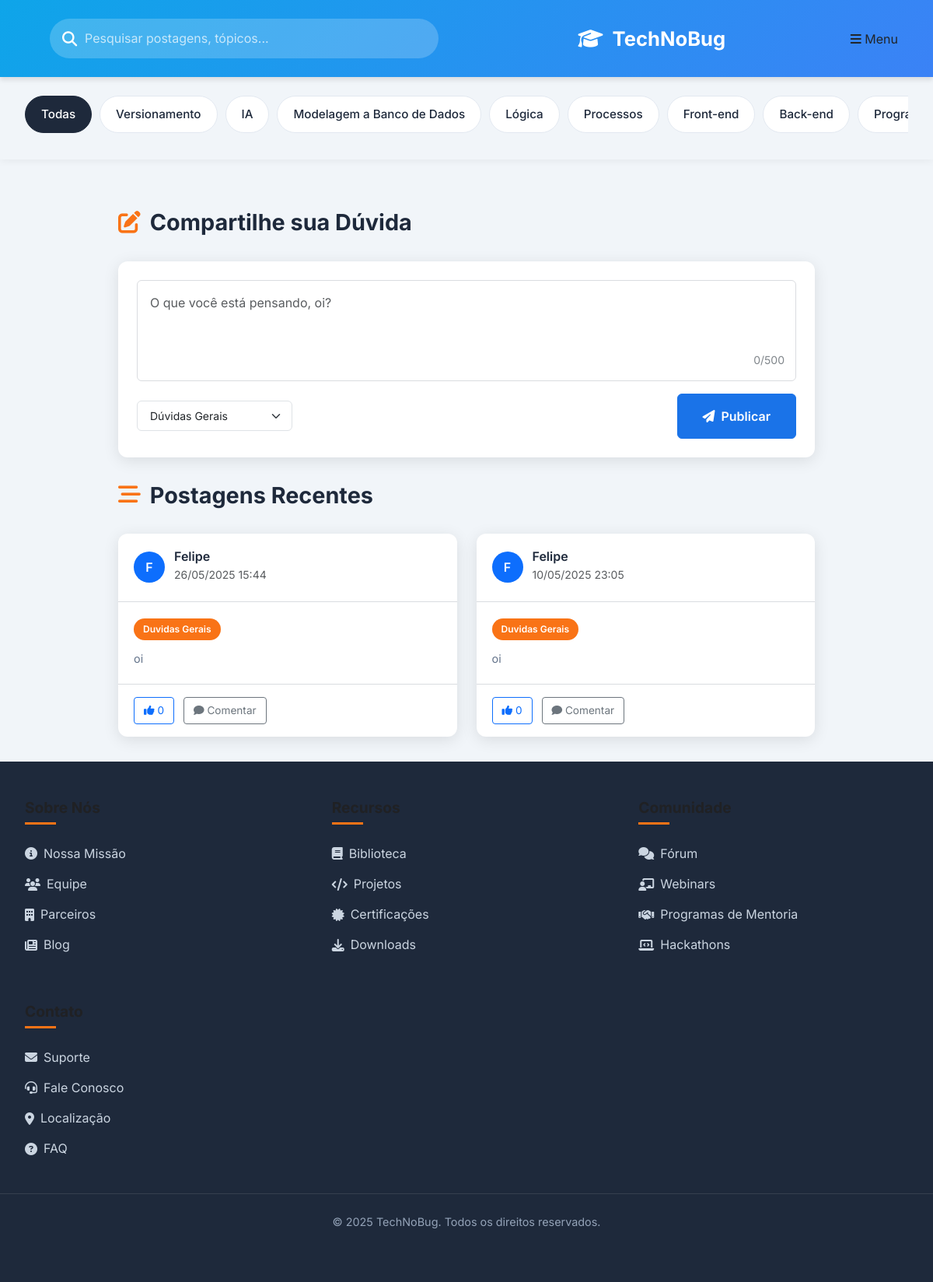
/telainicial (signed in), run on the app's committed database.
### backend/models.py (models this page shows, shortened)
class User(db.Model):
    __tablename__ = 'users'
    id = db.Column(db.Integer, primary_key=True)
    username = db.Column(db.String(64), index=True, nullable=False)
    email = db.Column(db.String(120), index=True, unique=True, nullable=False)
    password = db.Column(db.String(128), nullable=True)  # Permitir nulo para autenticação Google
    created_at = db.Column(db.DateTime, default=lambda: datetime.now(BRASILIA_TZ))

class Post(db.Model):
    __tablename__ = 'posts'
    id = db.Column(db.Integer, primary_key=True)
    content = db.Column(db.Text, nullable=False)
    category = db.Column(db.String(50), nullable=False, default='Dúvidas Gerais')
    created_at = db.Column(db.DateTime, default=lambda: datetime.now(BRASILIA_TZ))
    user_id = db.Column(db.Integer, db.ForeignKey('users.id'), nullable=False)
    author = db.relationship('User', backref=db.backref('posts', lazy=True))

### app.py (the view, shortened to what this page needs)
@app.route('/telainicial', methods=['GET', 'POST'])
def telainicial():
    user_id = session.get('user_id')
    if not user_id:
        flash('Por favor, faça login para acessar esta página.', 'error')
        return redirect(url_for('registroelogin'))
    user = db.session.get(User, user_id)
    if not user:
        session.clear()
        flash('Sua sessão expirou ou o usuário não existe mais.', 'error')
        return redirect(url_for('registroelogin'))
    posts = Post.query.options(db.joinedload(Post.comments).joinedload(Comment.author)).order_by(Post.created_at.desc()).all()
    return render_template('telainicial.html', user=user, posts=posts)

### templates/telainicial.html (shortened to what this page needs)
<!DOCTYPE html>
<html lang="pt-BR">
<head>
    <link rel="stylesheet" href="https://cdnjs.cloudflare.com/ajax/libs/font-awesome/6.4.0/css/all.min.css">
    <link href="https://cdn.jsdelivr.net/npm/bootstrap@5.3.0/dist/css/bootstrap.min.css" rel="stylesheet">
    <link rel="stylesheet" href="{{ url_for('static', filename='css/telainicial.css') }}">
</head>
<body>
    <header class="app-header">
        <div class="header-content">
            <div class="search-bar">
                <i class="fas fa-search"></i>
                <input type="text" placeholder="Pesquisar postagens, tópicos...">
            </div>
            <div class="logo">
                <i class="fas fa-graduation-cap"></i>
                <span>TechNoBug</span>
            </div>
            <button class="btn menu-btn" type="button" data-bs-toggle="offcanvas" data-bs-target="#offcanvasMenu" aria-controls="offcanvasMenu">
                <i class="fas fa-bars"></i>
                <span>Menu</span>
            </button>
        </div>
    </header>
    <nav class="category-nav">
        <div class="categories-wrapper">
            <div class="categories">
                <div class="category active" data-category="Todas">Todas</div>
                <div class="category" data-category="Versionamento">Versionamento</div>
                <div class="category" data-category="IA">IA</div>
                <div class="category" data-category="Modelagem a Banco de Dados">Modelagem a Banco de Dados</div>
                <div class="category" data-category="Logica">Lógica</div>
                <div class="category" data-category="Processos">Processos</div>
                <div class="category" data-category="Front-end">Front-end</div>
                <div class="category" data-category="Back-end">Back-end</div>
                <div class="category" data-category="Programacao Android">Programação Android</div>
            </div>
        </div>
    </nav>
    <div class="container">
        <main class="main-content">
            <div class="section-header">
                <h2 class="section-title">
                    <i class="fas fa-edit"></i>
                    <span>Compartilhe sua Dúvida</span>
                </h2>
            </div>
            <div class="post-creation-card">
                <form method="POST" action="{{ url_for('telainicial') }}" id="postForm">
                    <div class="mb-3 position-relative">
                        <textarea class="form-control" name="content" rows="4" placeholder="O que você está pensando, {{ user.username }}?" required></textarea>
                        <div class="char-counter">0/500</div>
                    </div>
                    <div class="d-flex justify-content-between align-items-center">
                        <div class="category-selector">
                            <select name="category" class="form-select" aria-label="Selecione uma categoria">
                                <option value="Duvidas Gerais">Dúvidas Gerais</option>
                            </select>
                        </div>
                        <button type="submit" class="btn btn-primary btn-publish">
                            <i class="fas fa-paper-plane me-2"></i>Publicar
                        </button>
                    </div>
                </form>
            </div>
            <div class="section-header">
                <h2 class="section-title">
                    <i class="fas fa-stream"></i>
                    <span>Postagens Recentes</span>
                </h2>
            </div>
            <div class="post-grid">
                {% if posts %}
                    {% for post in posts %}
                        <div class="post-card" data-post-id="{{ post.id }}" data-category="{{ post.category }}">
                            <div class="post-header">
                                <div class="user-info">
                                    <div class="avatar">
                                        <div class="avatar-initials bg-primary text-white rounded-circle d-flex justify-content-center align-items-center">
                                            {{ post.author.username[0]|upper }}
                                        </div>
                                    </div>
                                    <div>
                                        <h5 class="username">{{ post.author.username }}</h5>
                                        <small class="text-muted">{{ post.created_at.strftime('%d/%m/%Y %H:%M') }}</small>
                                    </div>
                                </div>
                            </div>
                            <div class="post-content">
                                <div class="post-category-tag">{{ post.category }}</div>
                                <p>{{ post.content }}</p>
                            </div>
                            <div class="post-footer">
                                <button class="btn btn-sm btn-outline-primary like-btn" data-post-id="{{ post.id }}">
                                    <i class="fas fa-thumbs-up"></i> <span class="like-count">0</span>
                                </button>
                                <button class="btn btn-sm btn-outline-secondary comment-btn" data-bs-toggle="collapse" data-bs-target="#comments-{{ post.id }}">
                                    <i class="fas fa-comment"></i> Comentar
                                </button>
                            </div>
                        </div>
                    {% endfor %}
                {% endif %}
            </div>
        </main>
    </div>
    <footer class="app-footer">
        <div class="footer-content">
            <div class="footer-column">
                <h3>Sobre Nós</h3>
                <ul class="footer-links">
                    <li><a href="#"><i class="fas fa-info-circle"></i> Nossa Missão</a></li>
                    <li><a href="#"><i class="fas fa-users"></i> Equipe</a></li>
                    <li><a href="#"><i class="fas fa-building"></i> Parceiros</a></li>
                    <li><a href="#"><i class="fas fa-newspaper"></i> Blog</a></li>
                </ul>
            </div>
            <div class="footer-column">
                <h3>Recursos</h3>
                <ul class="footer-links">
                    <li><a href="#"><i class="fas fa-book"></i> Biblioteca</a></li>
                    <li><a href="#"><i class="fas fa-code"></i> Projetos</a></li>
                    <li><a href="#"><i class="fas fa-certificate"></i> Certificações</a></li>
                    <li><a href="#"><i class="fas fa-download"></i> Downloads</a></li>
                </ul>
            </div>
            <div class="footer-column">
                <h3>Comunidade</h3>
                <ul class="footer-links">
                    <li><a href="#"><i class="fas fa-comments"></i> Fórum</a></li>
                    <li><a href="#"><i class="fas fa-chalkboard-teacher"></i> Webinars</a></li>
                    <li><a href="#"><i class="fas fa-handshake"></i> Programas de Mentoria</a></li>
                    <li><a href="#"><i class="fas fa-laptop-code"></i> Hackathons</a></li>
                </ul>
            </div>
            <div class="footer-column">
                <h3>Contato</h3>
                <ul class="footer-links">
                    <li><a href="#"><i class="fas fa-envelope"></i> Suporte</a></li>
                    <li><a href="#"><i class="fas fa-headset"></i> Fale Conosco</a></li>
                    <li><a href="#"><i class="fas fa-map-marker-alt"></i> Localização</a></li>
                    <li><a href="#"><i class="fas fa-question-circle"></i> FAQ</a></li>
                </ul>
            </div>
        </div>
        <div class="footer-bottom">
            <p>© 2025 TechNoBug. Todos os direitos reservados.</p>
        </div>
    </footer>
</body>
</html>

### data on the page
User: content "O que você está pensando, oi?"
Post: author "F", author.username "Felipe", created_at "26/05/2025 15:44", category "Duvidas Gerais", content "oi"
Post: author "F", author.username "Felipe", created_at "10/05/2025 23:05", category "Duvidas Gerais", content "oi"
